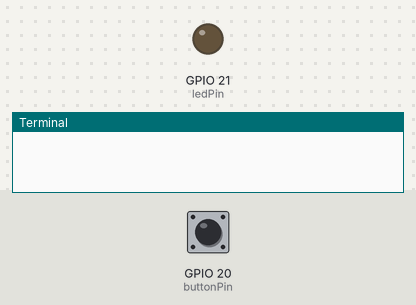
The program below on a simulated Raspberry Pi (BCM pin numbers). On the bench: output pins drawn as LEDs (lit = HIGH), the last lines printed to the terminal. The test bench sets the inputs (shaded band); at power-on: GPIO 20 (buttonPin) HIGH. Web requests get an empty 200 reply after 0.4 s.

Above: at 1.2 s.
1.3 s: GPIO 20 (buttonPin) pulled LOW for 0.15 s
At 1.5 s:
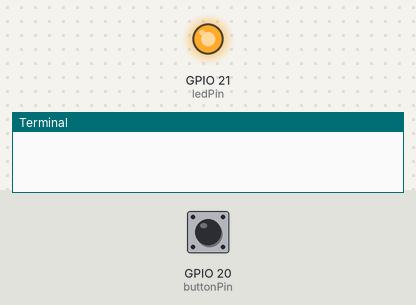
3.2 s: GPIO 20 (buttonPin) pulled LOW for 3.2 s
At 7.0 s:
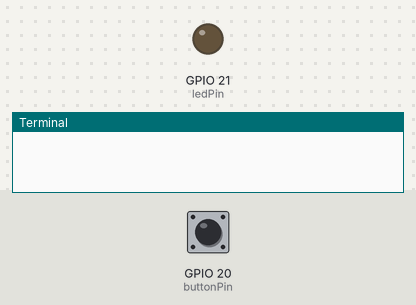
Timing chart, 0 to 8.5 s (numbered marks = the images above; inputs shaded):
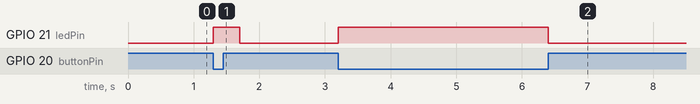

Measured:
- after the input at 1.3 s, GPIO 21 (ledPin): LOW → HIGH at once, → LOW 0.40 s later
- after the input at 3.2 s, GPIO 21 (ledPin): LOW → HIGH at once, → LOW 3.2 s later

The program:

test.py
```python
import requests
import RPi.GPIO as GPIO

url = 'https://chordhero-backend.herokuapp.com/'


ledPin = 21
buttonPin = 20
GPIO.setmode(GPIO.BCM)
GPIO.setup(ledPin, GPIO.OUT)
GPIO.setup(buttonPin, GPIO.IN, pull_up_down=GPIO.PUD_UP)

while(1):
    if GPIO.input(buttonPin): #button is pressed
        GPIO.output(ledPin, GPIO.LOW)
    else:
        GPIO.output(ledPin, GPIO.HIGH)
        x = requests.get(url)
        print(x.text)
        
```
